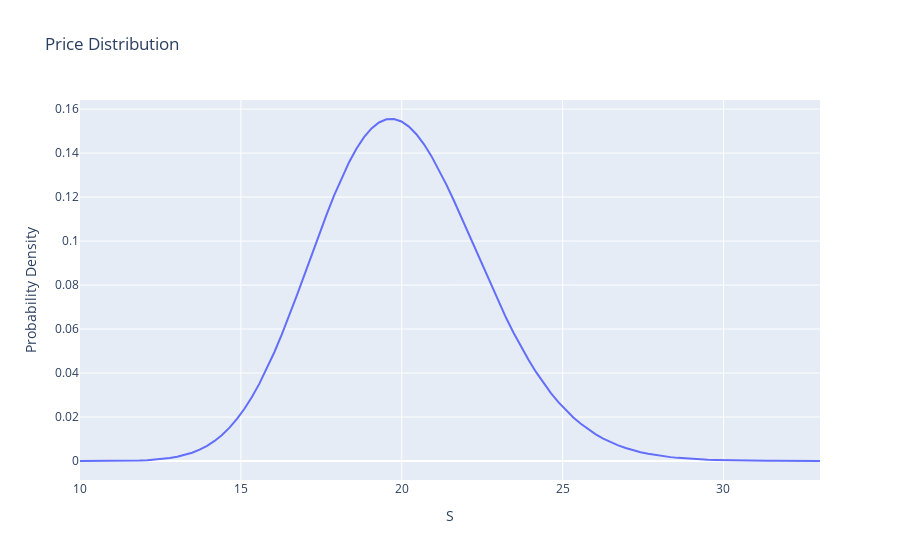

Source (notebook cell):
### Markdown cell above
### Price Distribution

### Code cell
ear = earlang(S, k, lam)

price_distribution(S, ear)
